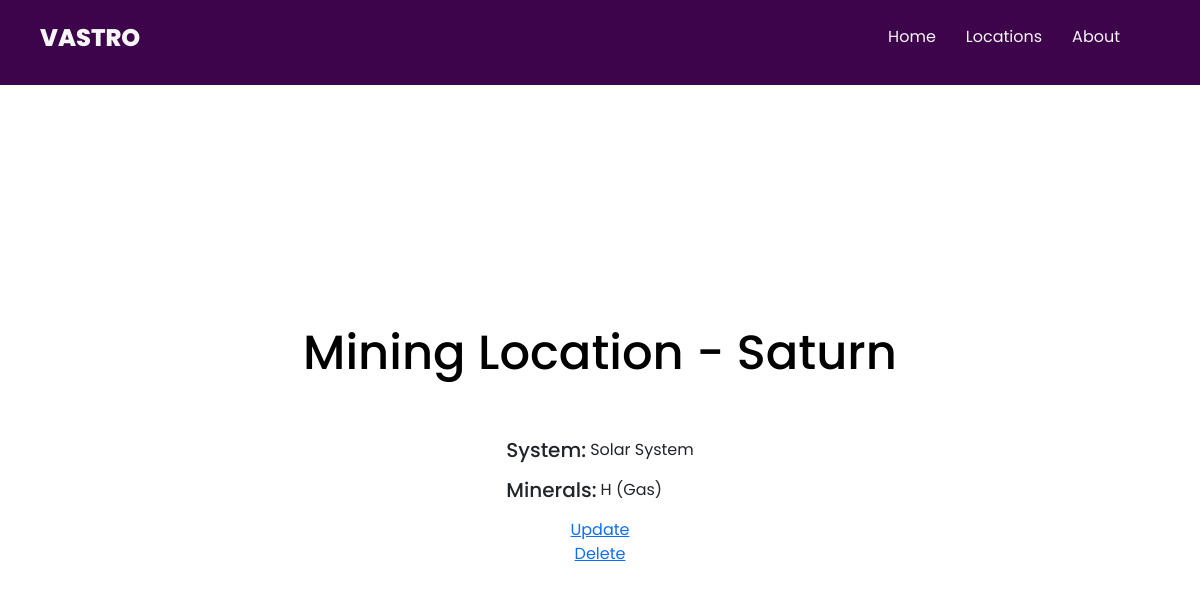
/location/4, run on the app's committed database.
### vastro/models.py (models this page shows, shortened)
class MiningLocations(models.Model):
    name=models.CharField (
        unique=True,
        null=False,
        blank=False,
        max_length=50,
    )
    system=models.CharField(
        null=False,
        blank=False,
        max_length=50,
    )
    mineral=models.CharField(
        null=False,
        blank=False,
        max_length=50,
    )
    def __str__(self):
        return self.name

### vastro/views.py (the view)
# urls.py: path('location/<int:pk>', views.LocationsDetailView.as_view(), name='location_detail'),
class LocationsDetailView(generic.DetailView):
    template_name = "location_detail.html"
    model = models.MiningLocations
    context_object_name = 'location'

### vastro/templates/location_detail.html
{% extends "base.html" %}
{% block sectiontitle %}
<h2 class="pb-5"> Mining Location - {{location}} </h2>
{% endblock sectiontitle %}
{% block content %}
<div class="d-flex justify-content-start flex-column">
    <div class="d-flex flex-row gap-1">
        <h5>System:</h4> <p class=""> {{location.system}} </p>
    </div>
    <div class="d-flex flex-row gap-1">
        <h5>Minerals:</h4> <p class=""> {{location.mineral}} </p>
    </div>
</div>
<a href="{% url 'location_form' location.pk %}">Update</a>
<a href="{% url 'location_confirm_delete' location.pk %}">Delete</a>
{% endblock content %}

### vastro/static/res/css/styles.css (style rules this page uses)
* { margin: 0px; padding: 0px; gap: 0px; }
html { background-color: rgb(246, 246, 246); }
h2 { font-size: 3em; font-family: 'Poppins', sans-serif; color: black; }

### data on the page
MiningLocations: name "Saturn", system "Solar System", mineral "H (Gas)"
